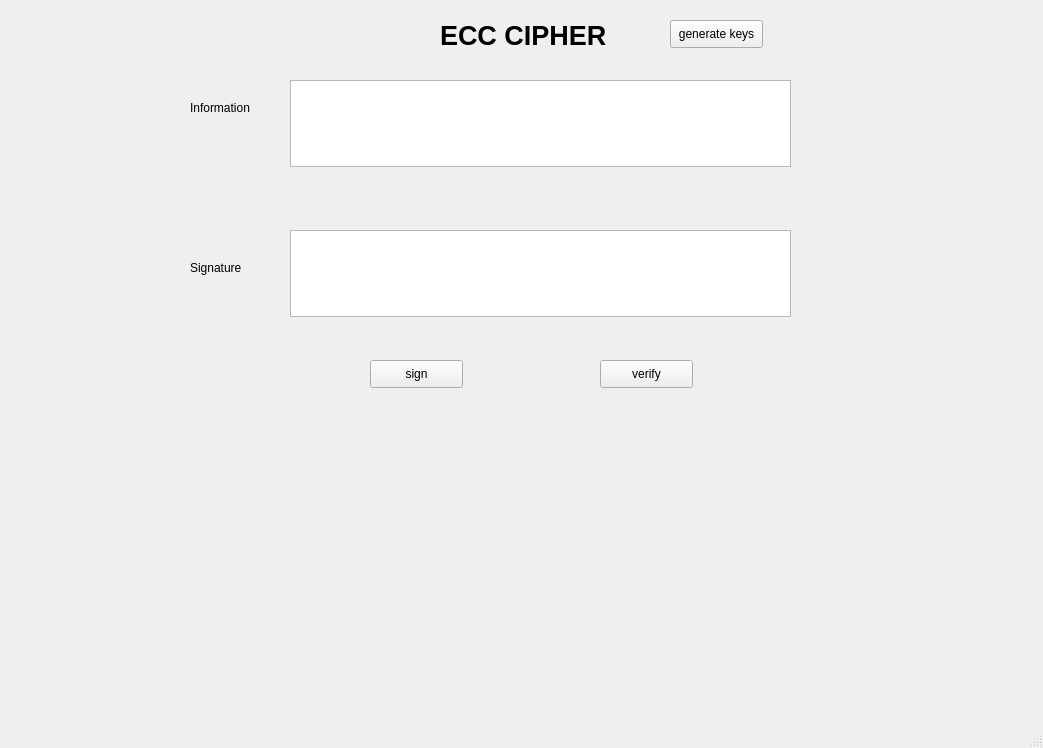
<?xml version="1.0" encoding="UTF-8"?>
<ui version="4.0">
 <class>MainWindow</class>
 <widget class="QMainWindow" name="MainWindow">
  <property name="geometry">
   <rect>
    <x>0</x>
    <y>0</y>
    <width>1043</width>
    <height>748</height>
   </rect>
  </property>
  <property name="windowTitle">
   <string>MainWindow</string>
  </property>
  <widget class="QWidget" name="centralwidget">
   <widget class="QPlainTextEdit" name="plainTextEdit">
    <property name="geometry">
     <rect>
      <x>290</x>
      <y>80</y>
      <width>501</width>
      <height>87</height>
     </rect>
    </property>
   </widget>
   <widget class="QPlainTextEdit" name="plainTextEdit_2">
    <property name="geometry">
     <rect>
      <x>290</x>
      <y>230</y>
      <width>501</width>
      <height>87</height>
     </rect>
    </property>
   </widget>
   <widget class="QLabel" name="label">
    <property name="geometry">
     <rect>
      <x>190</x>
      <y>100</y>
      <width>81</width>
      <height>16</height>
     </rect>
    </property>
    <property name="text">
     <string>Information</string>
    </property>
   </widget>
   <widget class="QLabel" name="label_2">
    <property name="geometry">
     <rect>
      <x>190</x>
      <y>260</y>
      <width>55</width>
      <height>16</height>
     </rect>
    </property>
    <property name="text">
     <string>Signature</string>
    </property>
   </widget>
   <widget class="QLabel" name="label_3">
    <property name="geometry">
     <rect>
      <x>440</x>
      <y>20</y>
      <width>201</width>
      <height>31</height>
     </rect>
    </property>
    <property name="font">
     <font>
      <pointsize>20</pointsize>
      <weight>75</weight>
      <bold>true</bold>
     </font>
    </property>
    <property name="text">
     <string>ECC CIPHER</string>
    </property>
   </widget>
   <widget class="QPushButton" name="btn_sign">
    <property name="geometry">
     <rect>
      <x>370</x>
      <y>360</y>
      <width>93</width>
      <height>28</height>
     </rect>
    </property>
    <property name="text">
     <string>sign</string>
    </property>
   </widget>
   <widget class="QPushButton" name="btn_verify">
    <property name="geometry">
     <rect>
      <x>600</x>
      <y>360</y>
      <width>93</width>
      <height>28</height>
     </rect>
    </property>
    <property name="text">
     <string>verify</string>
    </property>
   </widget>
   <widget class="QPushButton" name="btn_gen">
    <property name="geometry">
     <rect>
      <x>670</x>
      <y>20</y>
      <width>93</width>
      <height>28</height>
     </rect>
    </property>
    <property name="text">
     <string>generate keys</string>
    </property>
   </widget>
  </widget>
  <widget class="QMenuBar" name="menubar">
   <property name="geometry">
    <rect>
     <x>0</x>
     <y>0</y>
     <width>1043</width>
     <height>26</height>
    </rect>
   </property>
  </widget>
  <widget class="QStatusBar" name="statusbar"/>
 </widget>
 <resources/>
 <connections/>
</ui>
